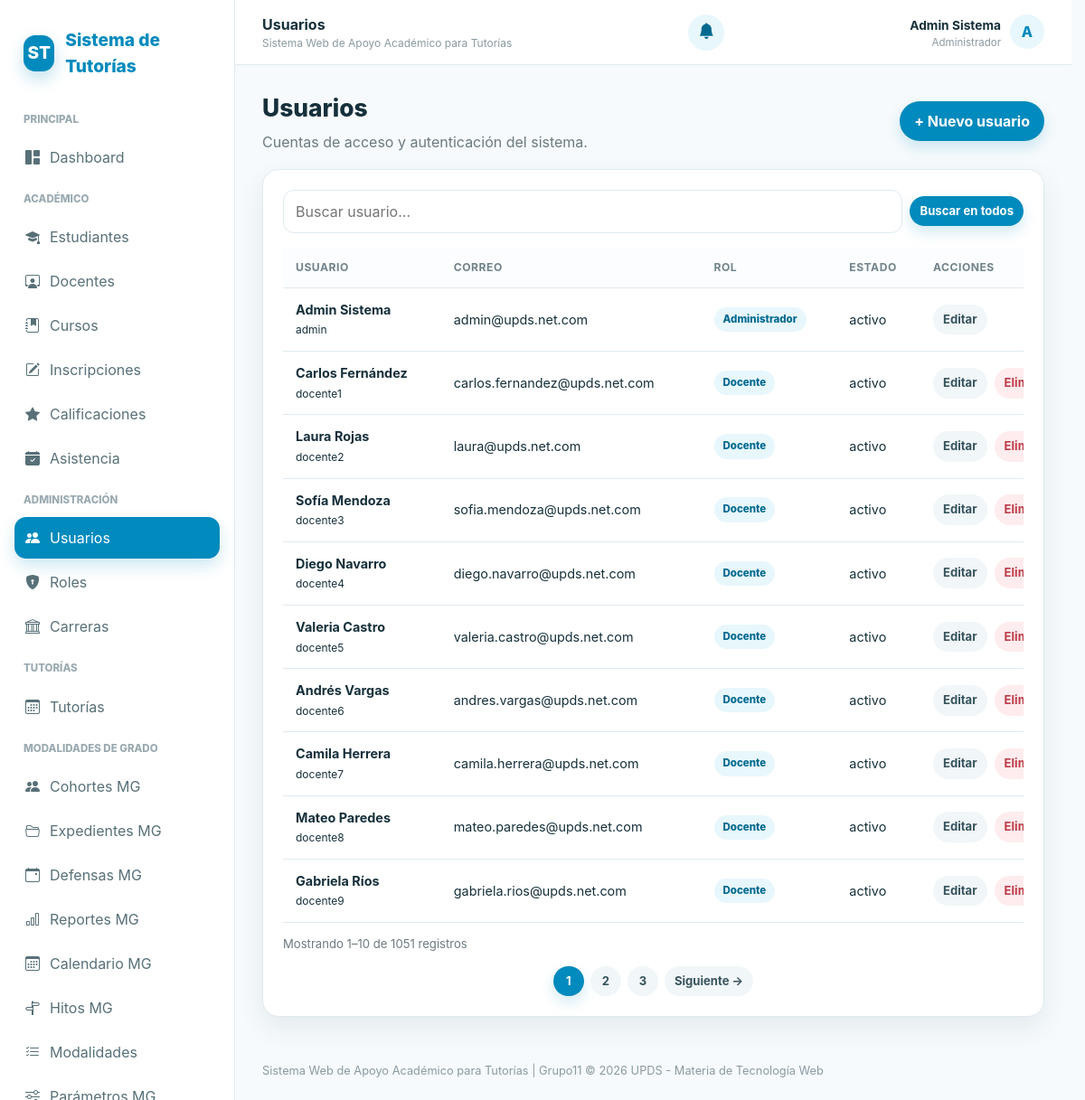
Page /controllers/usuarios.php (signed in) on the committed database.
### tables this page shows
CREATE TABLE usuarios (
    id_usuario INT AUTO_INCREMENT PRIMARY KEY,
    id_rol INT NOT NULL,
    nombre VARCHAR(100) NOT NULL,
    apellido VARCHAR(100) NOT NULL,
    correo VARCHAR(150) NOT NULL UNIQUE,
    usuario VARCHAR(50) NOT NULL UNIQUE,
    contrasena_hash VARCHAR(255) NOT NULL,
    telefono VARCHAR(8) NULL,
    CHECK (telefono IS NULL OR telefono REGEXP '^[0-9]{8}$'),
    estado ENUM('activo', 'inactivo') NOT NULL DEFAULT 'activo',
    fecha_registro DATETIME DEFAULT CURRENT_TIMESTAMP,
    FOREIGN KEY (id_rol) REFERENCES roles(id_rol) ON UPDATE CASCADE
);

CREATE TABLE roles (
    id_rol INT AUTO_INCREMENT PRIMARY KEY,
    nombre_rol VARCHAR(30) NOT NULL UNIQUE,
    descripcion VARCHAR(150) NULL
);

### controllers/usuarios.php (called while the page is built, shortened)
<?php
require_once __DIR__.'/../config/conexion.php';
require_once __DIR__.'/../includes/seguridad.php';
require_once __DIR__.'/../includes/paginacion.php';
require_once __DIR__.'/../models/UsuarioModel.php';
$m = new UsuarioModel($pdo);
$busqueda = trim((string)($_GET['buscar'] ?? ''));
$todosLosRegistros = filtrar_registros($m->obtenerTodas(), $busqueda);
$paginacion = paginar_registros($todosLosRegistros, (int)($_GET['pagina'] ?? 1), 10);
$registros = $paginacion['registros'];
require __DIR__.'/../views/usuarios/index.php';

### includes/seguridad.php (called while the page is built, shortened)
<?php
function e($v): string { return htmlspecialchars((string) $v, ENT_QUOTES, 'UTF-8'); }

### models/UsuarioModel.php (called while the page is built, shortened)
<?php
class UsuarioModel {
 private PDO $pdo; public function __construct(PDO $pdo){$this->pdo=$pdo;}
 public function obtenerTodas(){return $this->pdo->query("SELECT u.*,r.nombre_rol FROM usuarios u JOIN roles r ON r.id_rol=u.id_rol ORDER BY CASE WHEN u.usuario REGEXP '^admin$' THEN 0 WHEN u.usuario REGEXP '^docente[0-9]+$' THEN 1 WHEN u.usuario REGEXP '^estudiante[0-9]+$' THEN 2 ELSE 3 END, CASE WHEN u.usuario REGEXP '^(docente|estudiante)[0-9]+$' THEN CAST(REGEXP_SUBSTR(u.usuario, '[0-9]+$') AS UNSIGNED) ELSE 0 END, u.usuario")->fetchAll();}
}

### includes/paginacion.php (called while the page is built)
<?php
function paginar_registros(array $registros, int $pagina = 1, int $porPagina = 10): array
{
    $porPagina = max(1, $porPagina);
    $total = count($registros);
    $totalPaginas = max(1, (int) ceil($total / $porPagina));
    $pagina = min(max(1, $pagina), $totalPaginas);
    $inicio = ($pagina - 1) * $porPagina;
    return [
        'registros' => array_slice($registros, $inicio, $porPagina),
        'pagina' => $pagina,
        'por_pagina' => $porPagina,
        'total' => $total,
        'total_paginas' => $totalPaginas,
    ];
}
function filtrar_registros(array $registros, string $termino): array
{
    $termino = trim($termino);
    if ($termino === '') return $registros;
    $normalizar = static function (string $valor): string {
        return function_exists('mb_strtolower') ? mb_strtolower($valor, 'UTF-8') : strtolower($valor);
    };
    $busqueda = $normalizar($termino);
    return array_values(array_filter($registros, static function ($registro) use ($busqueda, $normalizar): bool {
        $partes = [];
        foreach ((array)$registro as $valor) {
            if (is_scalar($valor) || $valor === null) $partes[] = (string)$valor;
        }
        return strpos($normalizar(implode(' ', $partes)), $busqueda) !== false;
    }));
}

### views/usuarios/index.php (the view, shortened to what this page needs)
<?php include __DIR__.'/../layouts/header.php';?><div class="toolbar"><div><h1 class="page-title">Usuarios</h1><p class="subtitle">Cuentas de acceso y autenticación del sistema.</p></div><a class="btn btn-primary" href="?accion=crear">+ Nuevo usuario</a></div><div class="card"><div class="card-body"><form method="get" class="search-form" style="display:flex;gap:8px;align-items:center;margin-bottom:16px;flex-wrap:wrap"><input class="search" type="search" name="buscar" value="<?=e($busqueda ?? '')?>" placeholder="Buscar usuario..." style="flex:1;min-width:220px"><button class="btn btn-primary btn-sm" type="submit">Buscar en todos</button></form><div class="table-wrap"><table class="table" id="tabla"><thead><tr><th>Usuario</th><th>Correo</th><th>Rol</th><th>Estado</th><th>Acciones</th></tr></thead><tbody><?php foreach($registros as $r):?><tr><td><strong><?=e($r['nombre'].' '.$r['apellido'])?></strong><br><small><?=e($r['usuario'])?></small></td><td><?=e($r['correo'])?></td><td><span class="badge badge-primary"><?=e($r['nombre_rol'] === 'docente' ? 'Docente' : ucfirst($r['nombre_rol']))?></span></td><td><?=e($r['estado'])?></td><td><div class="actions"><a class="btn btn-light btn-sm" href="?accion=editar&id=<?=$r['id_usuario']?>">Editar</a><?php if($r['id_usuario']!=$_SESSION['id_usuario']):?><form method="post"><button class="btn btn-danger btn-sm" data-confirm="¿Eliminar usuario?">Eliminar</button></form><?php endif;?></div></td></tr><?php endforeach;?></tbody></table></div><?php include __DIR__.'/../layouts/paginacion.php'; ?></div></div><?php include __DIR__.'/../layouts/footer.php';?>

### assets/css/style.css (style rules this page uses)
:root { --primary: #018abd; --primary-dark: #01698f; --primary-light: #e8f7fc; --primary-soft: #f1fbfe; --text: #16303b; --muted: #6c7a80; --bg: #f6fafc; --card: #ffffff; --border: #dfeaf0; --success: #18824a; --success-bg: #eaf8f0; --warning: #956f00; --warning-bg: #fff7df; --danger: #bd3c49; --danger-bg: #ffecee; --shadow: 0 12px 30px rgba(0, 45, 65, 0.08); --shadow-hover: 0 12px 28px rgba(1, 138, 189, 0.18); --radius: 18px; --pill: 999px; }
* { box-sizing: border-box; }
html { scroll-behavior: smooth; }
body { margin: 0; font-family: Inter, system-ui, -apple-system, BlinkMacSystemFont, "Segoe UI", sans-serif; background: var(--bg); color: var(--text); line-height: 1.5; }
a { color: inherit; text-decoration: none; }
button, input, select, textarea { font: inherit; }
button, a, input, select, textarea { -webkit-tap-highlight-color: transparent; }
.page-title { font-size: 1.65rem; font-weight: 800; margin: 0; }
.subtitle { color: var(--muted); margin: 5px 0 0; }
.toolbar { display: flex; gap: 14px; justify-content: space-between; align-items: center; flex-wrap: wrap; margin-bottom: 18px; }
.card { background: var(--card); border: 1px solid var(--border); border-radius: var(--radius); box-shadow: var(--shadow); }
.card-body { padding: 22px; }
.btn { border: 0; border-radius: var(--pill); padding: 10px 16px; font-weight: 700; cursor: pointer; display: inline-flex; align-items: center; justify-content: center; gap: 8px; transition: transform 0.2s ease, box-shadow 0.2s ease, background 0.2s ease, color 0.2s ease; }
.btn-primary { background: var(--primary); color: #ffffff; box-shadow: 0 7px 16px rgba(1, 138, 189, 0.18); }
.btn-light { background: #f1f6f8; color: #37545e; }
.btn-danger { background: var(--danger-bg); color: var(--danger); }
.btn-sm { padding: 7px 11px; font-size: 0.82rem; }
.actions { display: flex; gap: 8px; flex-wrap: wrap; align-items: center; }
.search { border: 1px solid var(--border); border-radius: 12px; padding: 11px 13px; min-width: 230px; outline: none; }
input, select, textarea { width: 100%; border: 1px solid var(--border); border-radius: 11px; padding: 10px 12px; background: #ffffff; color: var(--text); outline: none; transition: border-color 0.2s ease, box-shadow 0.2s ease; }
.table-wrap { overflow-x: auto; }
.table { width: 100%; border-collapse: collapse; min-width: 900px; }
.table th, .table td { padding: 13px 14px; border-bottom: 1px solid var(--border); text-align: left; font-size: 0.9rem; vertical-align: middle; }
.table th { font-size: 0.76rem; text-transform: uppercase; letter-spacing: 0.04em; color: #71838a; background: #fbfdfe; }
.badge { display: inline-flex; align-items: center; border-radius: var(--pill); padding: 5px 10px; font-size: 0.72rem; font-weight: 800; white-space: nowrap; }
.badge-primary { background: var(--primary-light); color: var(--primary-dark); }
html { scrollbar-gutter: stable; }

### rows in the picture
usuarios: nombre+apellido "Admin Sistema", usuario "admin", correo "admin@upds.net.com", id_rol.nombre_rol "Administrador", estado "activo"
usuarios: nombre+apellido "Carlos Fernández", usuario "docente1", correo "carlos.fernandez@upds.net.com", id_rol.nombre_rol "Docente", estado "activo"
usuarios: nombre+apellido "Laura Rojas", usuario "docente2", correo "laura@upds.net.com", id_rol.nombre_rol "Docente", estado "activo"
usuarios: nombre+apellido "Sofía Mendoza", usuario "docente3", correo "sofia.mendoza@upds.net.com", id_rol.nombre_rol "Docente", estado "activo"
usuarios: nombre+apellido "Diego Navarro", usuario "docente4", correo "diego.navarro@upds.net.com", id_rol.nombre_rol "Docente", estado "activo"
usuarios: nombre+apellido "Valeria Castro", usuario "docente5", correo "valeria.castro@upds.net.com", id_rol.nombre_rol "Docente", estado "activo"
usuarios: nombre+apellido "Andrés Vargas", usuario "docente6", correo "andres.vargas@upds.net.com", id_rol.nombre_rol "Docente", estado "activo"
usuarios: nombre+apellido "Camila Herrera", usuario "docente7", correo "camila.herrera@upds.net.com", id_rol.nombre_rol "Docente", estado "activo"
usuarios: nombre+apellido "Mateo Paredes", usuario "docente8", correo "mateo.paredes@upds.net.com", id_rol.nombre_rol "Docente", estado "activo"
usuarios: nombre+apellido "Gabriela Ríos", usuario "docente9", correo "gabriela.rios@upds.net.com", id_rol.nombre_rol "Docente", estado "activo"

### other values in the picture
$tituloPagina "Usuarios"
$nombreUsuario "Admin Sistema"
$rolVisible "Administrador"
$inicialUsuario "A"
$paginacion['total'] "1051"
